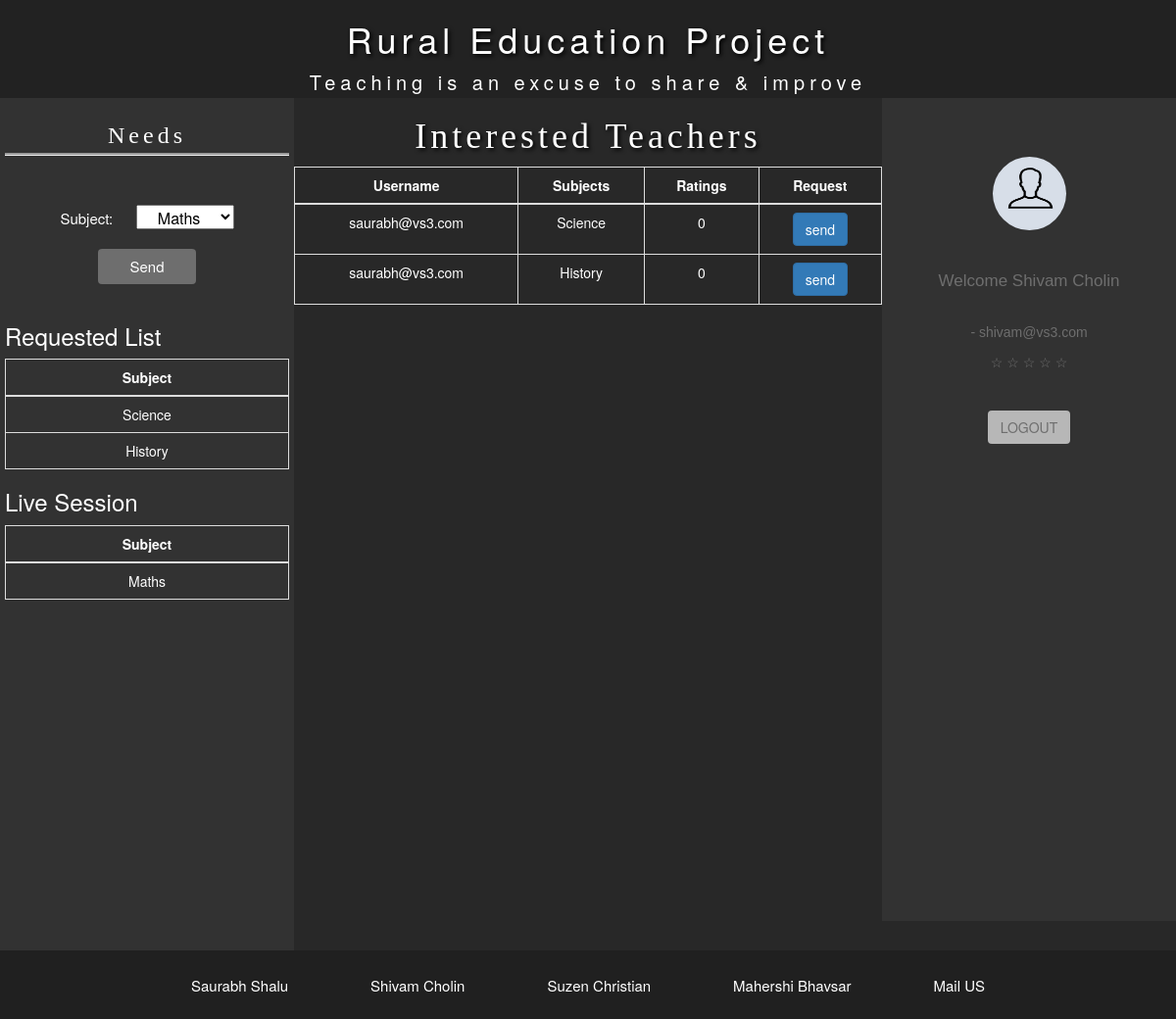
The page / (signed in) on the database its author committed.
### tables this page shows
CREATE TABLE `tbl_neededteachers` (
  `id` int(11) NOT NULL,
  `learner_id` varchar(30) NOT NULL,
  `subject` varchar(30) NOT NULL,
  `pincode` int(11) NOT NULL,
  `status` int(11) NOT NULL
);

CREATE TABLE `tbleventlist` (
  `id` int(11) NOT NULL,
  `mydate` date NOT NULL,
  `learner_id` varchar(30) NOT NULL,
  `subject` varchar(50) NOT NULL,
  `teacher_id` varchar(30) NOT NULL,
  `location` int(11) NOT NULL,
  `status` int(11) NOT NULL
);

CREATE TABLE `tbl_interestedteachers` (
  `id` int(11) NOT NULL,
  `teacher_id` varchar(30) NOT NULL,
  `subject` varchar(30) NOT NULL,
  `pincode` int(11) NOT NULL,
  `status` int(11) NOT NULL,
  `requestedBy` longtext
);

CREATE TABLE `tblteacher` (
  `id` int(11) NOT NULL,
  `password` varchar(25) NOT NULL,
  `name` varchar(50) NOT NULL,
  `email` varchar(50) NOT NULL,
  `pincode` varchar(300) NOT NULL,
  `phone` varchar(15) NOT NULL,
  `rating` double NOT NULL,
  `eventcount` int(11) NOT NULL
);

### interestedteachers.php (the view, shortened to what this page needs)
  <div class="interestedTeachersContainer" style="color: white">
  <h1 style="text-align: center; letter-spacing: 4px; font-family: georgia; color: white">Interested Teachers</h1>
  <table class="table table-bordered" style="text-align: center;">
    <thead>
      <tr>
        <th style="text-align: center;">Username</th>
        <th style="text-align: center;">Subjects</th>
        <th style="text-align: center;">Ratings</th>
        <th style="text-align: center;">Request</th>
      </tr>
    </thead>
    <tbody>
      <?php
        require_once 'connect.php';
        $query = $handler->query("Select tbl_interestedteachers.teacher_id, tbl_interestedteachers.subject, tblteacher.rating, tbl_interestedteachers.id, tbl_interestedteachers.requestedBy from tbl_interestedteachers, tblteacher where tbl_interestedteachers.teacher_id = tblteacher.email and tbl_interestedteachers.pincode = '" . $_SESSION['pincode'] . "' and status=0");
        $results = $query->fetchAll();
        foreach($results as $result)
        {
          $list = $result[4];
          echo '<tr>';
          echo '<td>' . $result[0] . '</td>';
          echo '<td>' . $result[1] . '</td>';
          echo '<td>' . $result[2] . '</td>';
          if($_SESSION['currentUser'] == $list)
            echo '<td><input type="button" data-id=' . $result[3] . ' class="btn btn-danger btnSendRequestTeacher" value="Delete"></td>';
          else
            echo '<td><input type="button" data-id=' . $result[3] . ' class="btn btn-primary btnSendRequestTeacher" value="send"></td>';
          echo '</tr>';
        }
      ?>
    </tbody>
  </table>
</div>

### index.php (shortened to what this page needs)
<!DOCTYPE html>
<html>
<head>
	<link rel="stylesheet" type="text/css" href="./css/bootstrap.min.css">
	<link rel="stylesheet" type="text/css" href="./css/style.css">
</head>
<body onresize="resize()">
	<div class="wrapper">
		<?php
			require './header.php';
		?>
	    <div class="main">
	    	<div class="leftPanel">
	    		<div id="a0" class="about">
	    			<?php
		    			if(isset($_SESSION['loggedIn']) && $_SESSION['loggedIn']==1)
		    			{
		    				if($_SESSION['userType']=='teacher')
		    					include 'requests.php';
		    				else
		    					include 'needs.php';
		    			}
		    			else
		    				include 'about.php';
		    		?>
	    		</div>
	    		<div id="a1" class="module">
		    		<?php
		    			if(isset($_SESSION['loggedIn']) && $_SESSION['loggedIn']==1)
		    			{
		    				if($_SESSION['userType']=='teacher')
		    					include 'addinterests.php';
		    				else
		    					include 'interestedteachers.php';
		    			}
		    			else
		    			{
		    				include 'recents.php';
		    			}
		    		?>
	    		</div>
	    	</div>
	    	<div class="rightPanel">
	    		<?php
	    			if(isset($_SESSION['loggedIn']) && $_SESSION['loggedIn']==1)
	    			{
	    					include 'details.php';
	    			}
	    			else
	    			{
	    				include 'login.php';
	    			}
	    		?>
	    	</div>
	    </div>
	    <div class="footer">
	    	<ul>
	    		<li>Saurabh Shalu</li>
	    		<li>Shivam Cholin</li>
	    		<li>Suzen Christian</li>
	    		<li>Mahershi Bhavsar</li>
	    		<li><a href="mailto:vs3rocks@gmail.com">Mail US</a></li>
	    	</ul>
	    </div>
	</div>
</body>
</html>

### header.php
<div class="header">
	<div>
	<h1 style="color: white;">Rural Education Project</h1>
	</div>
	<div>
	<p>Teaching is an excuse to share & improve</p>
	</div>
</div>

### needs.php (shortened to what this page needs)
<div class="leftNeeds">
	<div class="addInterestsContainer" style="background-color: rgb(50, 50, 50);">
		<h3 style="text-align: center; letter-spacing: 4px; font-family: georgia; border-bottom: 3px groove; padding-bottom: 5px;">Needs</h3>
		<br><br>
		<center>
			<span style="font-size: 15px;">Subject:</span> &nbsp;&nbsp;&nbsp;&nbsp;
		<select name="Subject" id="subjectNeeds" style="font-size: 16px; height: 25px; width: 100px; color:black; text-align: center;">
			  <option value="Maths">Maths</option>
		</select>
		<br>
		<br>
		<input class="btn" type="button" name="Submit" value="Send" id="submitNeeds" style="width: 100px; font-size: 15px; background: rgb(110, 110, 110);">
		<br><br>
		</center>
	</div>
	<div class="requestedListContainer">
		<h3>Requested List</h3>
		<table class="table table-bordered" style="text-align: center;">
		    <thead>
		      <tr>
		        <th style="text-align: center;">Subject</th>
		      </tr>
		    </thead>
		    <tbody>
		      <?php
		        require_once 'connect.php';
		        $query = $handler->query("select * from tbl_neededteachers where pincode='" . $_SESSION['pincode'] . "' and status=0");
		        $results = $query->fetchAll();
		        foreach($results as $result)
		        {
		          echo '<tr>';
		          echo '<td>' . $result[2] . '</td>';
		          echo '</tr>';
		        }
		      ?>
		    </tbody>
		</table>
	</div>
	<div class="liveSessionContainer">
		<h3>Live Session</h3>
		<table class="table table-bordered" style="text-align: center;">
		    <thead>
		      <tr>
		        <th style="text-align: center;">Subject</th>
		      </tr>
		    </thead>
		    <tbody>
		      <?php
		        require_once 'connect.php';
		        $query = $handler->query("select * from tbleventlist where location='" . $_SESSION['pincode'] . "' and learner_id='" . $_SESSION['currentUser'] . "' and status=1");
		        $results = $query->fetchAll();
		        foreach($results as $result)
		        {
		          echo '<tr>';
		          echo '<td>' . $result[3] . '</td>';
		          echo '</tr>';
		        }
		      ?>
		    </tbody>
		</table>
	</div>
</div>

### details.php
  <div class="detailsContainer">
  	<div style="text-align:center">
		<br>
		<br>
			<span class="dot"><img id="usericon" src="./img/usericon.png"></span>
	</div>
	<br>
	<br>
	<p style="font-family: sans-serif; font-size: 17px;">Welcome <?php echo $_SESSION['name']; ?></p>
  <br>
  <p style="font-family: sans-serif; font-size: 14px;">- <?php echo $_SESSION['currentUser']; ?></p>
    <div class="rating">
   <span (click)="rate(5) checked">☆</span>
   <span (click)="rate(4)">☆</span>
   <span (click)="rate(3)">☆</span>
   <span (click)="rate(2)">☆</span>
   <span (click)="rate(1)">☆</span>
  </div>
<br><br>
  <input type="button" class="btn" name="logout" value="LOGOUT" id="logout" style="background: #B7B7B7;">
</div>

### css/style.css (style rules this page uses)
* { margin: 0; padding: 0; }
.wrapper { height: 130vh; display: flex; background-color: #468; flex-direction: column; margin-right: 0px; background: rgb(34,34, 34); }
.header { height: 100px; flex-direction: column; color: white; letter-spacing: 5px; text-align: center; flex-wrap: wrap; width: 100%; position: fixed; background: rgb(34, 34, 34); }
.main { flex: 1; display: flex; margin-right: 0px; }
.leftPanel { margin-top: 100px; flex: 1; display: flex; background: rgb(40, 40, 40); min-height: 105vh; }
.rightPanel { width: 300px; background: rgb(40, 40, 40); display: flex; justify-content: right; margin-top: 100px; margin-right: 0px; }
.module { background-color: rgb(40, 40, 40); margin-top: 0px; min-height: 105vh; }
.about { margin-left: 0px; margin-top: 0px; background-color: rgb(50, 50, 50); padding: 5px; min-height: 105vh; color: white; }
#a0 { flex:4; min-width: 100px; max-width: 300px; }
#a1 { flex:4; min-width: 200px; width: auto; }
body { background-color: #ccc; }
.dot { height: 75px; width: 75px; background-color: #d7dee8; border-radius: 50%; display: inline-block; text-align: center; vertical-align: middle; line-height: 100%; }
#usericon { height: 57px; width: 57px; padding-top: 8px; margin-bottom: none; }
p { font-size: 20px; }
.detailsContainer { text-align: center; height: 105vh; width: 300px !important; background: rgb(50, 50, 50); padding: 20px; color: rgb(110, 110, 110); }
.footer { height: 70px; bottom: 0; background: rgb(32, 32, 32); color: white; }
ul { list-style-type: none; text-align: center; }
li { font-size: 15px; display: inline-block; padding-top: 20px; margin: 5px 40px; }
li>a { text-decoration: none; color: white; }

### interestedteachers.php (style rules this page uses)
h1 { color: black; text-shadow: 2px 2px 4px #000000; }

### rows shown on the page
tbl_neededteachers: subject "Science"
tbl_neededteachers: subject "History"
tbleventlist: subject "Maths"
tbl_interestedteachers: teacher "saurabh@vs3.com", subject "Science", tblteacher.rating "0"
tbl_interestedteachers: teacher "saurabh@vs3.com", subject "History", tblteacher.rating "0"

### other values the page prints
$_SESSION['name'] "Shivam Cholin"
$_SESSION['currentUser'] "shivam@vs3.com"
